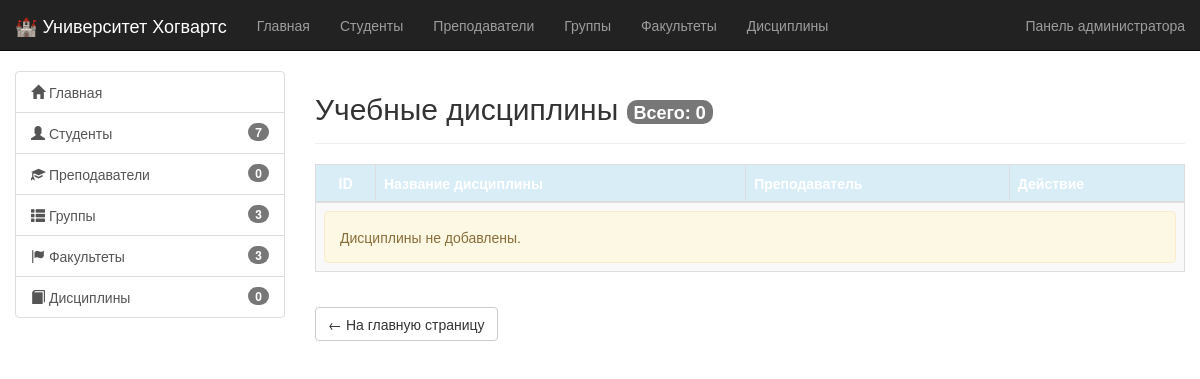
Page /disciplines/ on the earlier database version.
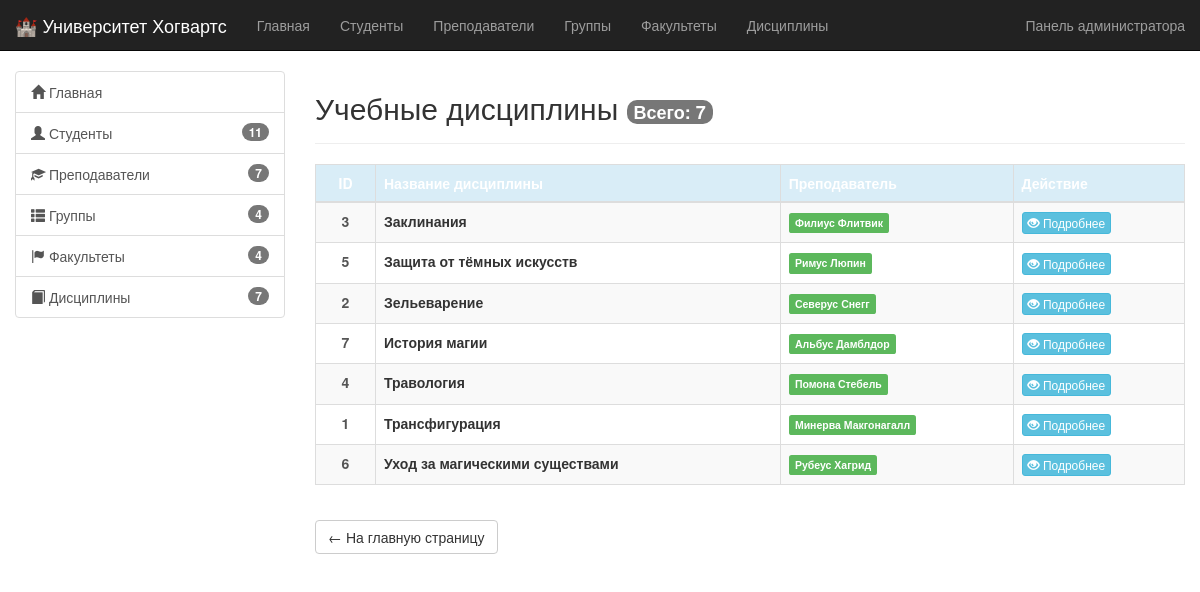
Same page on the later database version.
### students/models.py (models this page shows, shortened)
class Discipline(models.Model):
    name = models.CharField(max_length=100, verbose_name="Дисциплина")
    teacher = models.ForeignKey(Teacher, on_delete=models.SET_NULL, null=True, blank=True, verbose_name="Преподаватель", related_name='disciplines')
    description = models.TextField(verbose_name="Описание", blank=True)
    class Meta:
        verbose_name = "Дисциплина"
        verbose_name_plural = "Дисциплины"
        ordering = ['name']

class Teacher(models.Model):
    first_name = models.CharField(max_length=50, verbose_name="Имя")
    last_name = models.CharField(max_length=50, verbose_name="Фамилия")
    position = models.CharField(max_length=100, verbose_name="Должность")
    class Meta:
        verbose_name = "Преподаватель"
        verbose_name_plural = "Преподаватели"
        ordering = ['last_name', 'first_name']

### students/views.py (the view)
# urls.py: path('disciplines/', views.DisciplineListView.as_view(), name='discipline_list'),
class DisciplineListView(ListView):
    model = Discipline
    template_name = 'students/discipline_list.html'
    context_object_name = 'disciplines'
    def get_queryset(self):
        return Discipline.objects.select_related('teacher').all().order_by('name')
    def get_context_data(self, **kwargs):
        context = super().get_context_data(**kwargs)
        context['total_count'] = Discipline.objects.count()
        return context

### students/context_processors.py (called while the page is built)
def counts(request):
    return {
        'num_students': Student.objects.count(),
        'num_teachers': Teacher.objects.count(),
        'num_groups': Group.objects.count(),
        'num_faculties': Faculty.objects.count(),
        'num_disciplines': Discipline.objects.count(),
    }

### students/templates/students/discipline_list.html (shortened to what this page needs)
{% extends "base_generic.html" %}
{% block content %}
<div class="page-header" style="margin-top: 0;">
  <h2>
    Учебные дисциплины
    <span class="badge" style="font-size: 18px; vertical-align: middle;">Всего: {{ total_count }}</span>
  </h2>
</div>
<div class="table-responsive">
  <table class="table table-striped table-hover table-bordered">
    <thead class="bg-info" style="color: white;">
      <tr>
        <th style="width: 60px; text-align: center;">ID</th>
        <th>Название дисциплины</th>
        <th>Преподаватель</th>
        <th>Действие</th>
      </tr>
    </thead>
    <tbody>
      {% for discipline in disciplines %}
        <tr>
          <td style="text-align: center; font-weight: bold; color: #555;">{{ discipline.id }}</td>
          <td><strong>{{ discipline.name }}</strong></td>
          <td>
            {% if discipline.teacher %}
              <a href="{% url 'teacher_detail' discipline.teacher.pk %}" class="label label-success">
                {{ discipline.teacher.first_name }} {{ discipline.teacher.last_name }}
              </a>
            {% else %}
              <span class="text-muted">Не назначен</span>
            {% endif %}
          </td>
          <td>
            <a href="{% url 'discipline_detail' discipline.pk %}" class="btn btn-info btn-xs">
              <span class="glyphicon glyphicon-eye-open"></span> Подробнее
            </a>
          </td>
        </tr>
      {% empty %}
        <tr>
          <td colspan="4">
            <div class="alert alert-warning" style="margin-bottom: 0;">
              Дисциплины не добавлены.
            </div>
          </td>
        </tr>
      {% endfor %}
    </tbody>
  </table>
</div>
<p style="margin-top: 15px;">
  <a href="{% url 'index' %}" class="btn btn-default">&larr; На главную страницу</a>
</p>
{% endblock %}

Differences in the rows shown:
added Discipline: id "3", name "Заклинания", teacher.first_name "Филиус", teacher.last_name "Флитвик"
added Discipline: id "5", name "Защита от тёмных искусств", teacher.first_name "Римус", teacher.last_name "Люпин"
added Discipline: id "2", name "Зельеварение", teacher.first_name "Северус", teacher.last_name "Снегг"
added Discipline: id "7", name "История магии", teacher.first_name "Альбус", teacher.last_name "Дамблдор"
added Discipline: id "4", name "Травология", teacher.first_name "Помона", teacher.last_name "Стебель"
added Discipline: id "1", name "Трансфигурация", teacher.first_name "Минерва", teacher.last_name "Макгонагалл"
added Discipline: id "6", name "Уход за магическими существами", teacher.first_name "Рубеус", teacher.last_name "Хагрид"
Other differences:
{{ num_students }}: "7" → "11"
{{ num_teachers }}: "0" → "7"
{{ num_groups }}: "3" → "4"
{{ num_faculties }}: "3" → "4"
{{ num_disciplines }}: "0" → "7"
{{ total_count }}: "0" → "7"
text no longer shown: "Дисциплины не добавлены."
